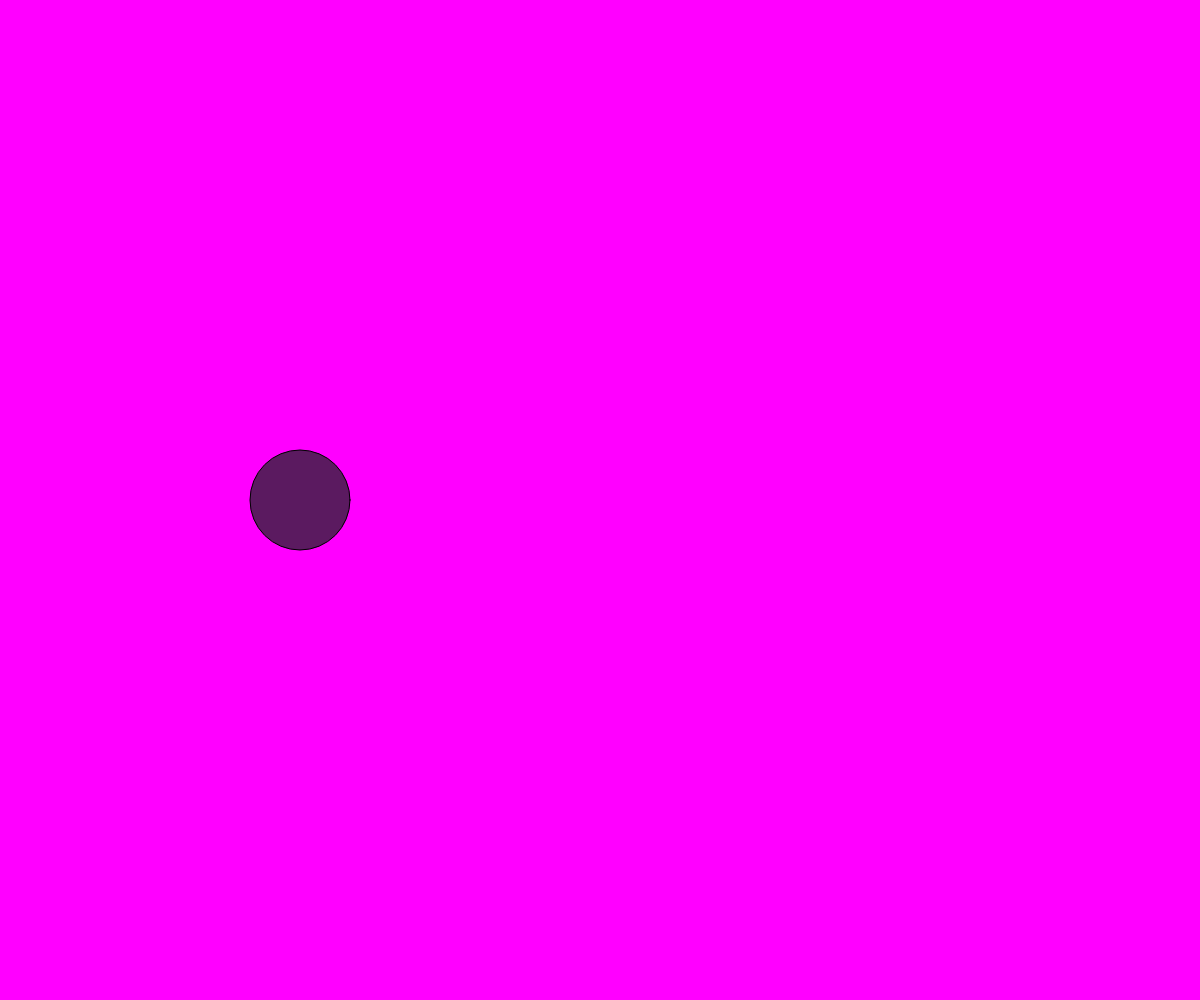
Frame 1 (no input)
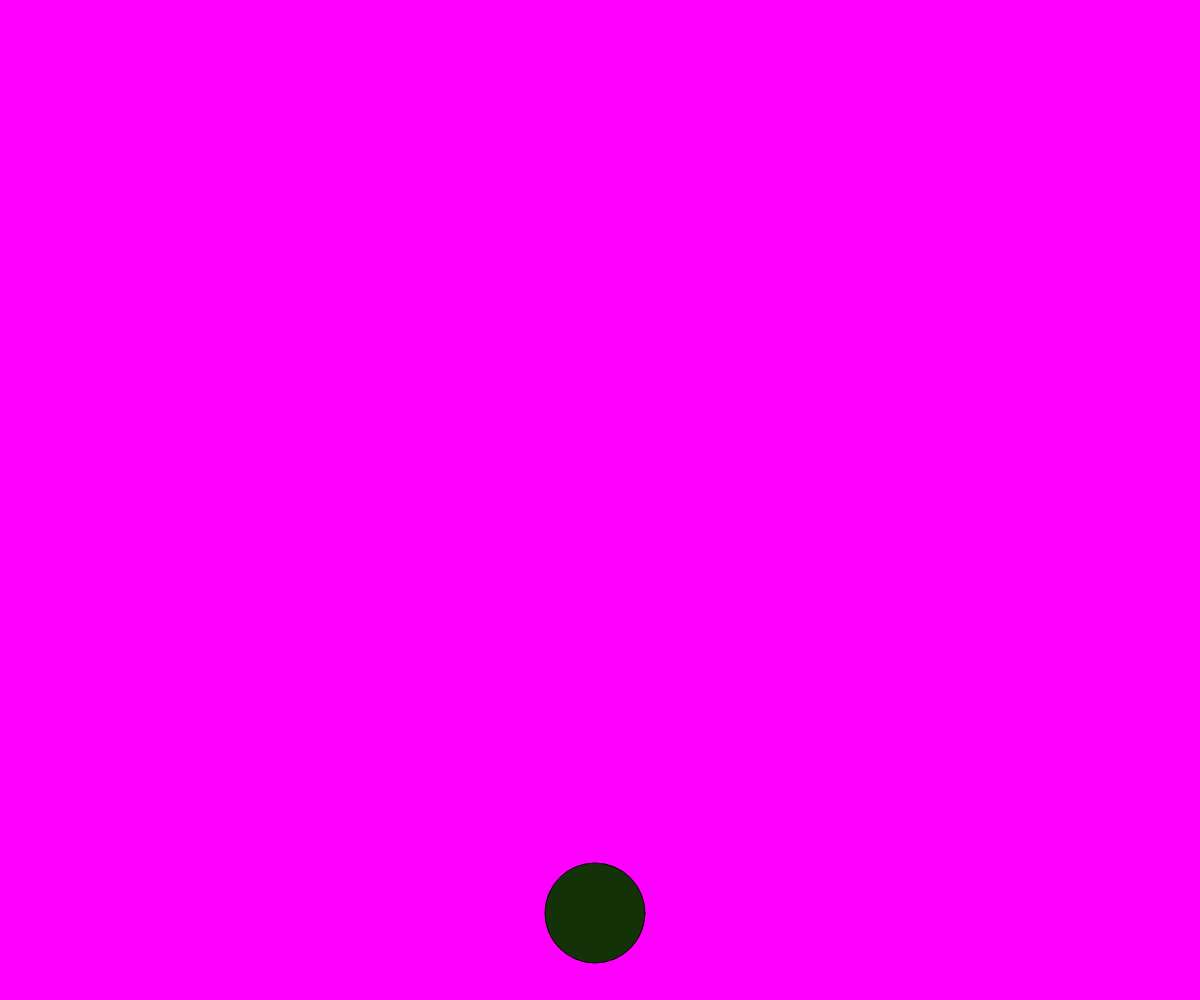
Frame 60 (no input)
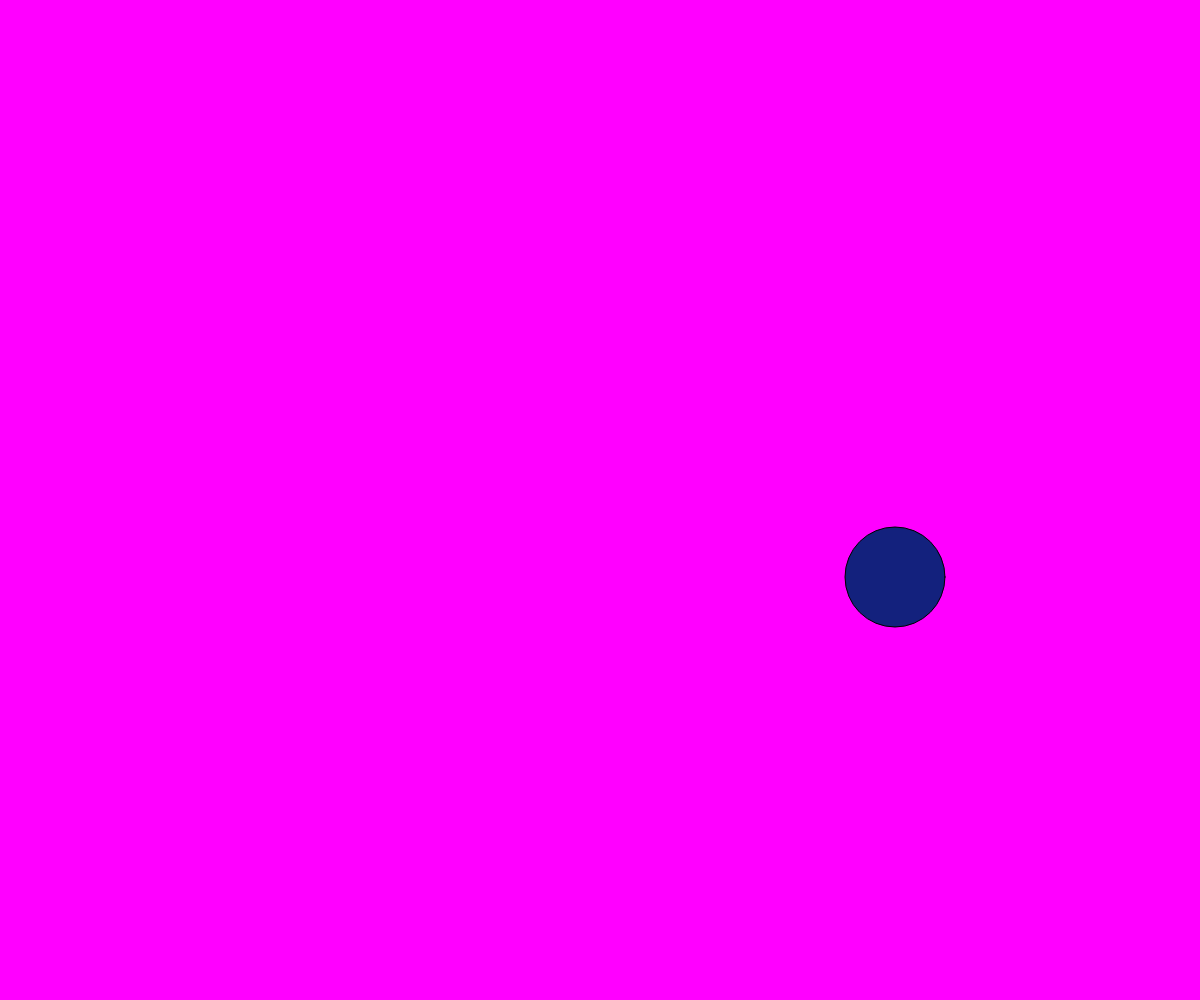
Frame 120 (the mouse pressed at the canvas centre since frame 60)

The p5.js sketch that drew these frames (run headless with seeded random() and noise() and a simulated clock; from frame 60 on, the mouse is pressed at the canvas centre):

// p5.js sketch
// ── sketch.js
var x;
var y;
var diameter = 100;
var xSpeed = 5;
var ySpeed = 7;

function setup() {
  createCanvas(windowWidth, windowHeight);
  x = width/4;
  y = height/2;
}

function draw() {
  background(255, 0, 255);
  fill(random(128), random(128), random(128));
  ellipse(x, y, diameter, diameter);
  x = x + xSpeed;
  y = y + ySpeed;

  // This code makes the ball bounce off the bottom
  if(y > height - diameter/2) {
    ySpeed = ySpeed * -1;
  }

  if(y <= diameter/2) {
    ySpeed = ySpeed * -1;
  }

  if(x > width - diameter/2) {
    xSpeed = xSpeed * -1;
  }

  if(x <= diameter/2) {
    xSpeed = xSpeed * -1;
  }
}
